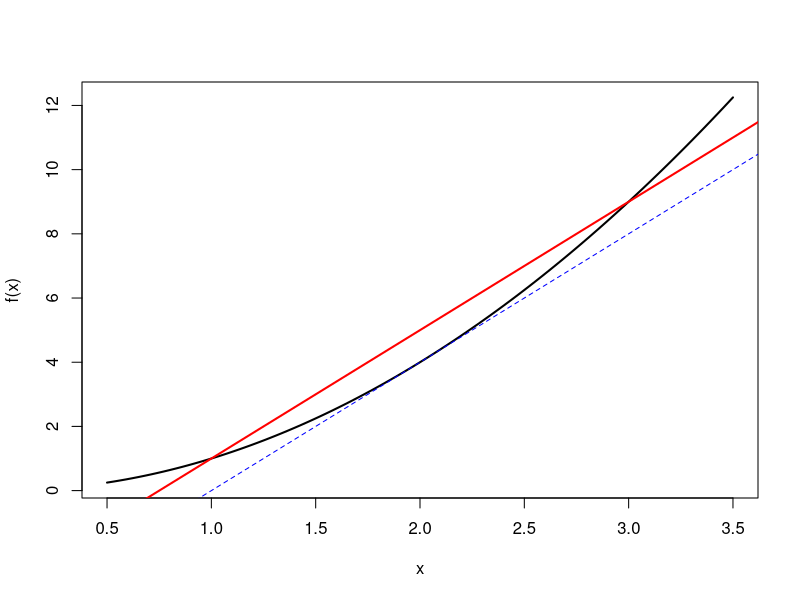

Reproduce this figure in R.
f <- function(x) x^2
slope <- (f(3)-f(1))/(3-1)
c_value <- slope/2
curve(f(x), from=0.5, to=3.5, lwd=2,
      xlab="x", ylab="f(x)")
abline(a=-3, b=slope, col="red", lwd=2)
abline(a=-4, b=slope, col="blue", lty=2)
cat("Secant slope:", slope, " MVT point:", c_value, "\n")
